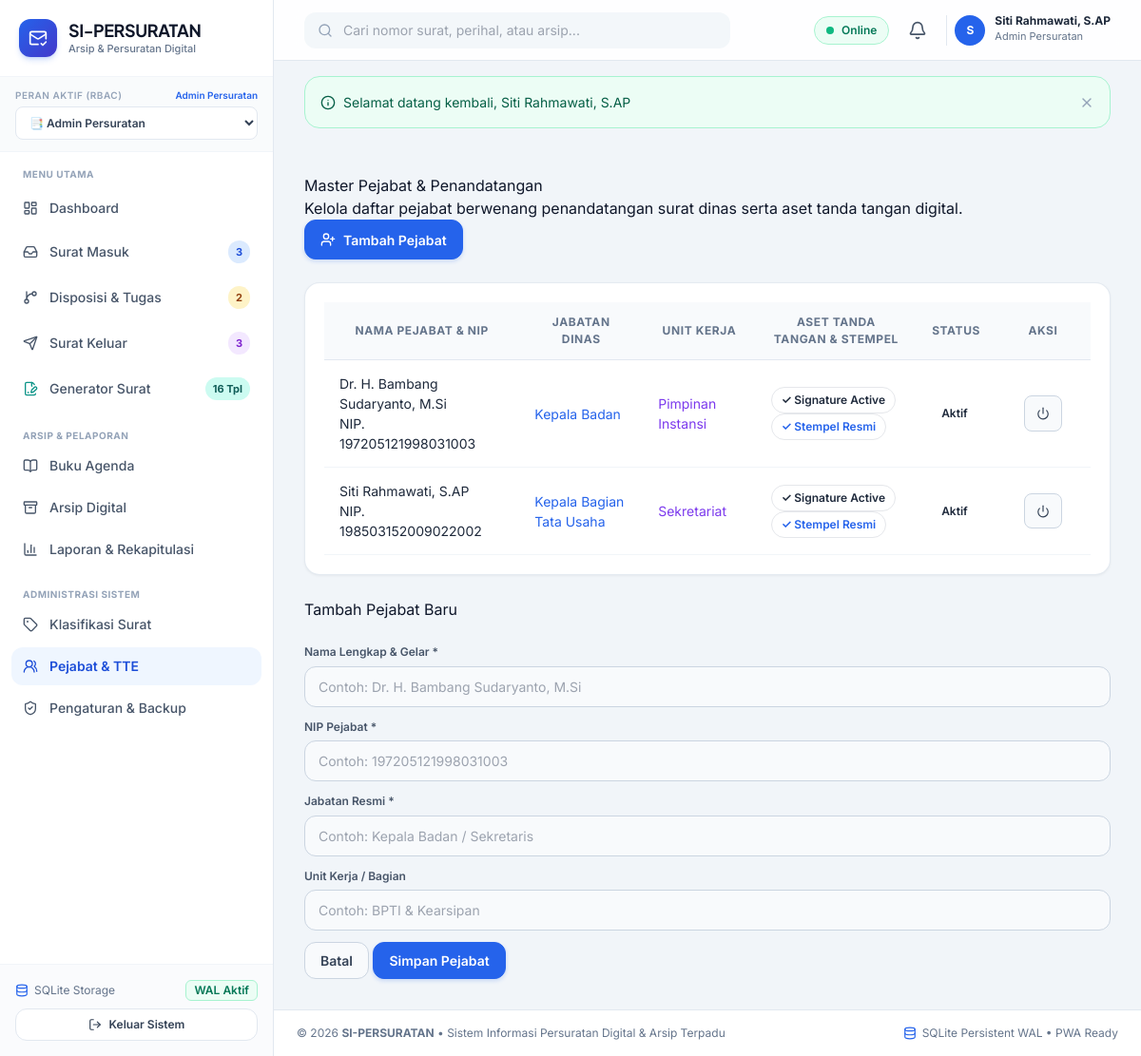
The app's page /public/master/pejabat.php (signed in) with its own data.
### tables this page shows
CREATE TABLE users (
    id INTEGER PRIMARY KEY AUTOINCREMENT,
    username TEXT NOT NULL UNIQUE,
    email TEXT NOT NULL UNIQUE,
    password_hash TEXT NOT NULL,
    full_name TEXT NOT NULL,
    nip TEXT,
    jabatan TEXT,
    phone TEXT,
    role_id INTEGER NOT NULL,
    avatar TEXT,
    is_active INTEGER NOT NULL DEFAULT 1,
    created_at DATETIME DEFAULT CURRENT_TIMESTAMP,
    updated_at DATETIME DEFAULT CURRENT_TIMESTAMP,
    deleted_at DATETIME DEFAULT NULL,
    FOREIGN KEY (role_id) REFERENCES roles (id) ON DELETE RESTRICT
);

CREATE TABLE roles (
    id INTEGER PRIMARY KEY AUTOINCREMENT,
    name TEXT NOT NULL,
    slug TEXT NOT NULL UNIQUE,
    description TEXT,
    created_at DATETIME DEFAULT CURRENT_TIMESTAMP
);

CREATE TABLE pejabat (
    id INTEGER PRIMARY KEY AUTOINCREMENT,
    nip TEXT NOT NULL UNIQUE,
    nama TEXT NOT NULL,
    jabatan TEXT NOT NULL,
    unit_kerja TEXT,
    signature_file TEXT,
    stempel_file TEXT,
    is_active INTEGER NOT NULL DEFAULT 1,
    created_at DATETIME DEFAULT CURRENT_TIMESTAMP,
    updated_at DATETIME DEFAULT CURRENT_TIMESTAMP
);

### public/master/pejabat.php (the view, shortened to what the rows shown need)
<?php
require_once __DIR__ . '/../../config/app.php';
if (!Auth::check() || !Auth::can('master.manage')) {
    Flash::set('danger', 'Akses ditolak.');
    redirect('dashboard.php');
}
$pejabatList = Pejabat::getAll();
require_once APP_PATH . '/views/layouts/header.php';
?>
<div class="card border-0 shadow-sm rounded-3">
    <div class="card-body p-0">
        <div class="table-responsive">
            <table class="table table-custom mb-0">
                <thead>
                    <tr>
                        <th>Nama Pejabat & NIP</th>
                        <th>Jabatan Dinas</th>
                        <th>Unit Kerja</th>
                        <th>Aset Tanda Tangan & Stempel</th>
                        <th>Status</th>
                        <th width="100" class="text-center">Aksi</th>
                    </tr>
                </thead>
                <tbody>
                    <?php foreach ($pejabatList as $p): ?>
                        <tr>
                            <td>
                                <div class="fw-bold text-dark"><?= htmlspecialchars($p['nama']) ?></div>
                                <div class="text-muted font-monospace small">NIP. <?= htmlspecialchars($p['nip']) ?></div>
                            </td>
                            <td>
                                <span class="fw-semibold text-primary"><?= htmlspecialchars($p['jabatan']) ?></span>
                            </td>
                            <td>
                                <span class="text-secondary small"><?= htmlspecialchars($p['unit_kerja'] ?? '-') ?></span>
                            </td>
                            <td>
                                <div class="d-flex align-items-center gap-2">
                                    <span class="badge bg-light text-success border">✓ Signature Active</span>
                                    <span class="badge bg-light text-primary border">✓ Stempel Resmi</span>
                                </div>
                            </td>
                            <td>
                                <span class="badge <?= $p['is_active'] ? 'badge-soft-success' : 'badge-soft-danger' ?>">
                                    <?= $p['is_active'] ? 'Aktif' : 'Non-Aktif' ?>
                                </span>
                            </td>
                            <td class="text-center">
                                <form action="<?= url('master/pejabat.php') ?>" method="POST" class="d-inline">
                                    <button type="submit" class="btn btn-sm btn-light border p-1" title="Aktif/Nonaktifkan">
                                        <i data-lucide="power" style="width: 14px;"></i>
                                    </button>
                                </form>
                            </td>
                        </tr>
                    <?php endforeach; ?>
                </tbody>
            </table>
        </div>
    </div>
</div>
<?php require_once APP_PATH . '/views/layouts/footer.php'; ?>

### app/views/layouts/header.php (shortened to what the rows shown need)
<!DOCTYPE html>
<html lang="id">
<head>
    <script src="https://cdn.tailwindcss.com"></script>
</head>
<body class="antialiased selection:bg-blue-100 selection:text-blue-900">
<div class="min-h-screen flex flex-col lg:flex-row">
    <?php require_once APP_PATH . '/views/layouts/sidebar.php'; ?>
    <div class="flex-1 flex flex-col min-w-0 pb-20 lg:pb-0">
        <header class="sticky top-0 z-30 bg-white/90 backdrop-blur-md border-b border-slate-200 px-4 lg:px-8 h-16 flex items-center justify-between gap-4">
            <div class="flex items-center gap-2 sm:gap-3">
                <div class="relative">
                    <button onclick="toggleDropdown('user-menu')" class="flex items-center gap-2.5 pl-2 border-l border-slate-200 hover:opacity-90 transition">
                        <div class="w-8 h-8 rounded-full bg-blue-600 text-white font-bold text-xs flex items-center justify-center shadow-xs">
                            <?= strtoupper(substr($currentUser['full_name'] ?? 'U', 0, 1)) ?>
                        </div>
                        <div class="hidden md:block text-left">
                            <p class="text-xs font-bold text-slate-800 leading-none"><?= htmlspecialchars($currentUser['full_name'] ?? 'User') ?></p>
                            <p class="text-[11px] text-slate-500 mt-0.5"><?= htmlspecialchars($currentUser['role_name'] ?? 'Role') ?></p>
                        </div>
                    </button>
                </div>
            </div>
        </header>
        <main class="flex-1 p-4 lg:p-8 max-w-7xl w-full mx-auto space-y-6">

### app/views/layouts/sidebar.php (shortened to what the rows shown need)
<?php
$currentUser = Auth::user();
$currentRoleSlug = $currentUser['role_slug'] ?? 'superadmin';
?>
<aside id="sidebar" class="fixed lg:sticky top-0 left-0 z-50 h-screen w-72 bg-white border-r border-slate-200 flex flex-col transition-transform duration-300 -translate-x-full lg:translate-x-0 shrink-0">
  <div class="p-5 border-b border-slate-100 flex items-center justify-between">
    <a href="<?= url('dashboard.php') ?>" class="flex items-center gap-3 group text-decoration-none">
      <div>
        <h1 class="font-display font-bold text-slate-900 text-lg leading-tight tracking-tight">SI-PERSURATAN</h1>
      </div>
    </a>
  </div>
  <div class="px-4 py-3 bg-slate-50/80 border-b border-slate-100">
    <div class="flex items-center justify-between mb-1">
      <label class="text-[10px] font-semibold uppercase tracking-wider text-slate-400 block">Peran Aktif (RBAC)</label>
      <span class="text-[10px] text-blue-600 font-semibold"><?= htmlspecialchars($currentUser['role_name'] ?? 'User') ?></span>
    </div>
    <div class="relative">
      <select onchange="window.location.href='<?= url('switch_role.php?role=') ?>' + this.value" class="w-full text-xs font-semibold bg-white border border-slate-200 rounded-lg px-2.5 py-2 text-slate-700 focus:outline-none focus:ring-2 focus:ring-blue-500/20 focus:border-blue-600 cursor-pointer">
        <option value="admin_persuratan" <?= $currentRoleSlug === 'admin_persuratan' ? 'selected' : '' ?>>📑 Admin Persuratan</option>
      </select>
    </div>
  </div>
</aside>

### records on screen
users: role.name "Admin Persuratan", full_name "S", full_name "Siti Rahmawati, S.AP"
roles: slug "📑 Admin Persuratan"
pejabat: nama "Dr. H. Bambang Sudaryanto, M.Si", nip "197205121998031003", jabatan "Kepala Badan", unit_kerja "Pimpinan Instansi", is_active "Aktif"
pejabat: nama "Siti Rahmawati, S.AP", nip "198503152009022002", jabatan "Kepala Bagian Tata Usaha", unit_kerja "Sekretariat", is_active "Aktif"

### other values on screen
$badgeSm "3"
$badgeDisp "2"
$badgeSk "3"
$msg['message'] "Selamat datang kembali, Siti Rahmawati, S.AP"
